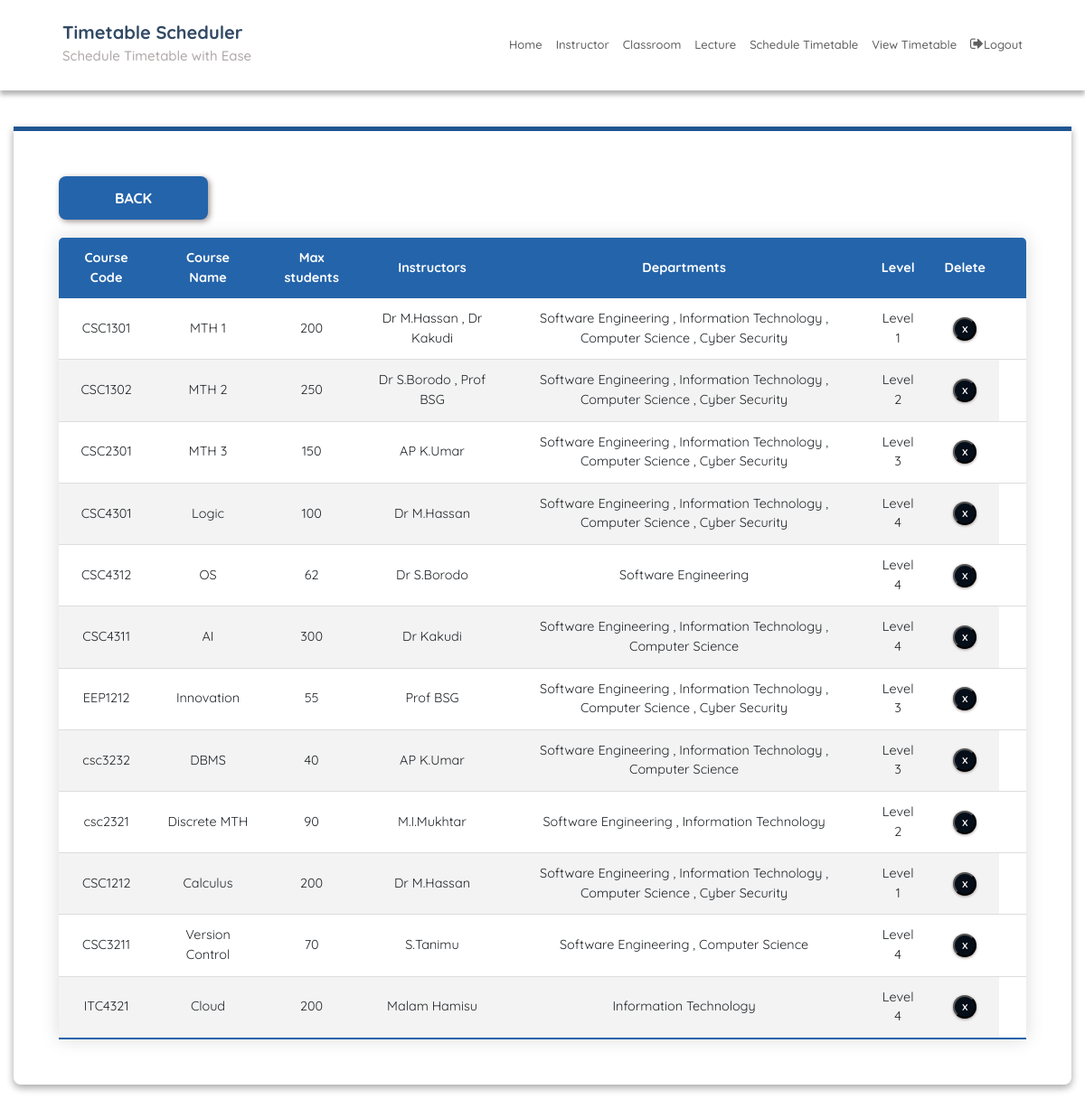
The page /courseEdit/ (signed in) on the database as committed earlier.
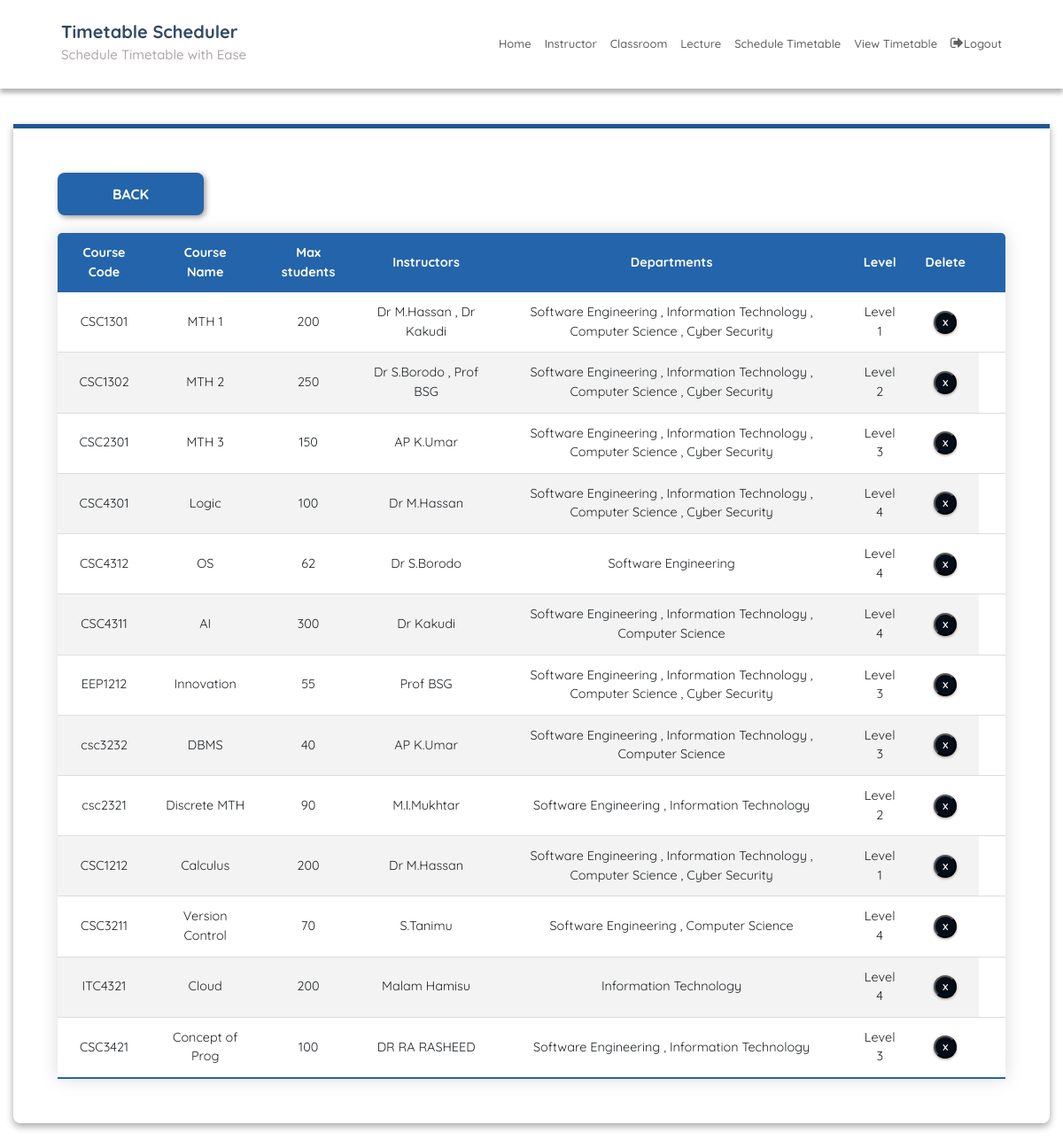
The same page on the database as committed later.
### SchedulerApp/models.py (models this page shows, shortened)
class Course(models.Model):
    LEVEL_CHOICES = [
        (1, 'Level 1'),
        (2, 'Level 2'),
        (3, 'Level 3'),
        (4, 'Level 4'),
    ]
    course_number = models.CharField(max_length=7, primary_key=True)  # Adjusted max_length
    course_name = models.CharField(max_length=15)
    max_numb_students = models.IntegerField(default=0)
    instructors = models.ManyToManyField(Instructor)
    departments = models.ManyToManyField('Department', related_name='courses')  # Many-to-Many relationship
    level = models.IntegerField(choices=LEVEL_CHOICES, default=1)

class Instructor(models.Model):
    uid = models.CharField(max_length=3, blank=True)
    name = models.CharField(max_length=25)
    preferred_time_slots = models.JSONField(blank=True, null=True)
    preferred_days = models.JSONField(blank=True, null=True)

class Department(models.Model):
    name = models.CharField(max_length=100, unique=True)

### SchedulerApp/views.py (the view)
# urls.py: path('courseEdit/', courseEdit, name='courseEdit'),
@login_required
def courseEdit(request):
    instructor = defaultdict(list)
    for course in Course.instructors.through.objects.all():
        course_number = course.course_id
        instructor_name = Instructor.objects.filter(
            id=course.instructor_id).values('name')[0]['name']
        instructor[course_number].append(instructor_name)
    context = {'courses': Course.objects.all(), 'instructor': instructor}
    return render(request, 'courseEdit.html', context)

### SchedulerApp/templatetags/index.py (called while the page is built)
@register.filter
def dictKey(d, k):
    return ', '.join(d[k]) or ''

    def render(self, context):
        path = context['request'].path
        for p in self.patterns:
            pValue = template.Variable(p).resolve(context)
            if path == pValue:
                return 'active'
        return ''

### templates/courseEdit.html (shortened to what this page needs)
{% extends 'base.html' %}
{% block content %}
{% load static %}
{% load index %}
<fieldset class="fieldset">
  <div class="tablink">
    <button onclick="location.href='{% url 'courseAdd'%}'" class="submit"> Back </button>
  </div>
  <div class="tabcontent" id="edit">
    <table class="editTable">
      <thead>
        <tr class="table-headers">
          <th>Course Code</th>
          <th>Course Name</th>
          <th>Max students</th>
          <th>Instructors</th>
          <th>Departments</th>
          <th>Level</th>
          <th>Delete</th>
          <th class="empty"></th>
        </tr>
      </thead>
      <tbody>
        {% for crs in courses %}
        <tr>
          <td>{{crs.course_number}}</td>
          <td>{{crs.course_name}}</td>
          <td>{{crs.max_numb_students}}</td>
          <td>
            {% for instructor in crs.instructors.all %}
                {{ instructor.name }}
                {% if not forloop.last %}, {% endif %}
            {% endfor %}
          </td>
          <td>
            {% for departments in crs.departments.all %}
                {{ departments.name }}
                {% if not forloop.last %}, {% endif %}
            {% endfor %}
          </td>
          <td>Level {{ crs.level }}</td>
          <td class="empty">
            <form action="{% url 'deletecourse' crs.course_number %}" method="post">
              <input type="submit" value="X" class="cross">
            </form>
          </td>
        </tr>
        {% endfor %}
      </tbody>
    </table>
  </div>
</fieldset>
{% endblock %}

Rows that differ between the two databases and show on the page:
added Course: course_number "CSC3421", course_name "Concept of Prog", max_numb_students "100", level "3", Department (name "Software Engineering"), Department (name "Information Technology")
added Instructor: name "DR RA RASHEED", shown under "CSC3421"
